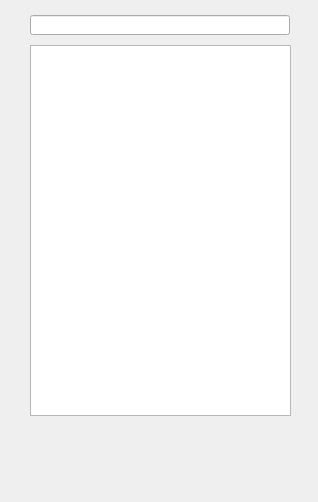
<?xml version="1.0" encoding="UTF-8"?>
<ui version="4.0">
 <class>categorytemplate</class>
 <widget class="QDialog" name="categorytemplate">
  <property name="geometry">
   <rect>
    <x>0</x>
    <y>0</y>
    <width>318</width>
    <height>502</height>
   </rect>
  </property>
  <property name="windowTitle">
   <string>Dialog</string>
  </property>
  <widget class="QLabel" name="fondoLB">
   <property name="geometry">
    <rect>
     <x>-2</x>
     <y>-1</y>
     <width>321</width>
     <height>503</height>
    </rect>
   </property>
   <property name="text">
    <string/>
   </property>
   <property name="pixmap">
    <pixmap resource="pics.qrc">:/Imagenes/Hoja.JPG</pixmap>
   </property>
   <property name="scaledContents">
    <bool>true</bool>
   </property>
  </widget>
  <widget class="QListWidget" name="listWidget">
   <property name="geometry">
    <rect>
     <x>30</x>
     <y>45</y>
     <width>261</width>
     <height>371</height>
    </rect>
   </property>
  </widget>
  <widget class="QLineEdit" name="catTitleLE">
   <property name="geometry">
    <rect>
     <x>30</x>
     <y>15</y>
     <width>260</width>
     <height>20</height>
    </rect>
   </property>
  </widget>
  <widget class="QPushButton" name="homePB">
   <property name="geometry">
    <rect>
     <x>120</x>
     <y>430</y>
     <width>75</width>
     <height>61</height>
    </rect>
   </property>
   <property name="text">
    <string/>
   </property>
   <property name="icon">
    <iconset resource="pics.qrc">
     <normaloff>:/Imagenes/Animals-Dog-House-icon.png</normaloff>:/Imagenes/Animals-Dog-House-icon.png</iconset>
   </property>
   <property name="iconSize">
    <size>
     <width>50</width>
     <height>50</height>
    </size>
   </property>
   <property name="flat">
    <bool>true</bool>
   </property>
  </widget>
 </widget>
 <resources>
  <include location="pics.qrc"/>
 </resources>
 <connections/>
</ui>
